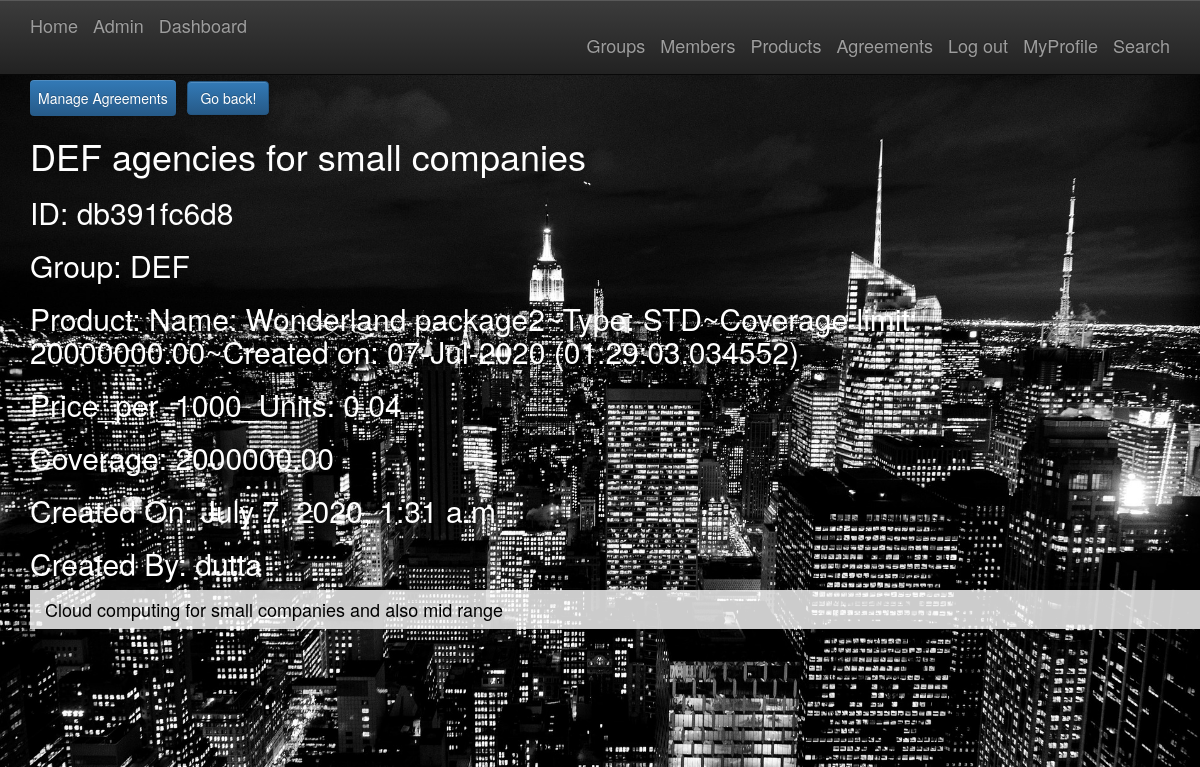
Screenshot of /agreements/posts/in/1594085302999/ (signed in) with the database file from the repository.
### agreements/models.py (models this page shows, shortened)
class Agreement(models.Model):
    agreementid = models.CharField(max_length=255, null=True, blank=True)
    name = models.CharField(max_length=255)
    slug = models.SlugField(allow_unicode=True)
    description = models.TextField(blank=True, default='')
    description_html = models.TextField(editable=False, default='', blank=True)
    agreement_date = models.DateTimeField(auto_now=True)
    creator = models.ForeignKey(User, on_delete=models.SET_NULL, null=True, blank=True)
    group = models.ForeignKey(Group, on_delete=models.SET_NULL, null=True, blank=True, related_name="group_set")
    product = models.ForeignKey(Product, on_delete=models.SET_NULL, null=True, blank=True, related_name="agreements_products_set")
    coverage = models.DecimalField(max_digits=10, decimal_places=2, default=0)
    price_per_1000_units = models.DecimalField(max_digits=4, decimal_places=2, default=0)
    class Meta:
        ordering = ["-agreement_date"]

### groups/models.py (models this page shows, shortened)
class Group(models.Model):
    groupid = models.CharField(max_length=255, null=True, blank=True)
    name = models.CharField(max_length=255)
    slug = models.SlugField(allow_unicode=True)
    description = models.TextField(blank=True, default='')
    description_html = models.TextField(editable=False, default='', blank=True)
    purpose = models.CharField(max_length=255, null=True, default='', blank=True)
    creator = models.ForeignKey(User, on_delete=models.SET_NULL, null=True, blank=True)
    group_date = models.DateTimeField(auto_now=True)
    def __str__(self):
        return self.name
    class Meta:
        ordering = ["-group_date"]
        unique_together = ("slug", "purpose", "group_date")

### products/models.py (models this page shows, shortened)
class Product(models.Model):
    productid = models.PositiveIntegerField()
    name = models.CharField(max_length=255)
    CHOOSE = 'Unknown Type'
    LIFE = 'LIFE'
    STD = 'STD'
    LTD = 'LTD'
    CI = 'CI'
    PRODUCT_CHOICES = (
        (CHOOSE, 'Unknown Type'),
        (LIFE, 'Life Insurance'),
        (STD, 'Short Term Disability'),
        (LTD, 'Long Term Disability'),
        (CI, 'Critical Illness'),
    )
    type = models.CharField(max_length=100,
                                      choices=PRODUCT_CHOICES,
                                      default=CHOOSE)
    slug = models.SlugField(allow_unicode=True)
    description = models.TextField(blank=True, default='')
    description_html = models.TextField(editable=False, default='', blank=True)
    coverage_limit = models.DecimalField(max_digits=10, decimal_places=2, default=0)
    price_per_1000_units = models.DecimalField(max_digits=4, decimal_places=2, default=0)
    creator = models.ForeignKey(User, on_delete=models.SET_NULL, null=True, blank=True)
    product_date = models.DateTimeField(auto_now=True)
    def __str__(self):
        return ("Name: "+self.name + "~" + "Type: "+self.type + "~" + "Coverage limit: "+ str(self.coverage_limit) + "~" + "Created on: "+self.product_date.strftime("%d-%b-%Y (%H:%M:%S.%f)"))
    class Meta:
        ordering = ["-product_date"]
        unique_together = ("name", "type", "product_date")

### agreements/views.py (the view)
# urls.py: url(r"^posts/in/(?P<pk>\d+)/$",views.SingleAgreement.as_view(),name="single"),
class SingleAgreement(LoginRequiredMixin, generic.DetailView):
    context_object_name = 'agreement_details'
    model = models.Agreement
    template_name = 'agreements/agreement_detail.html'

### agreements/templates/agreements/agreement_detail.html (shortened to what this page needs)
{% extends "agreements/agreement_base.html" %}
{% block pre_agreement %}
<div class="dropdown">
  <button class="dropbtn btn btn-primary btn-large">Manage Agreements</button>
</div>
<input type="button" class="btn btn-primary btn-large" value="Go back!" onclick="history.back()">
<h1>{{agreement_details.name}}</h1>
<h2>ID: {{agreement_details.agreementid}}</h2>
<h2>Group: {{agreement_details.group}}</h2>
<h2>Product: {{agreement_details.product}}</h2>
<h2>Price_per_1000_Units: {{agreement_details.price_per_1000_units}}</h2>
<h2>Coverage: {{agreement_details.coverage}}</h2>
<h2>Created On: {{agreement_details.agreement_date}}</h2>
<h2>Created By: {{agreement_details.creator}}</h2>
<div style="background-color: rgba(255, 255, 255, 0.8);" data-spy="scroll" data-target=".navbar">
  <div class="list-group-item-text container-fluid">
    <h4 style="color:black;">{{ agreement_details.description_html|safe }}</h4>
  </div>
</div>
{% endblock %}

### static/simplesocial/css/master.css (style rules this page uses)
body { margin: 0; overflow: scroll; background-color: black; color:white; }
html, body { background: #000; height: 100%; }
.dropbtn { color: white; padding: 8px; font-size: 14px; border: none; }
.dropdown { position: relative; display: inline-block; }

### rows the page displays
Agreement: name "DEF agencies for small companies", agreementid "db391fc6d8", group "DEF", product "Name: Wonderland package2~Type: STD~Coverage limit: 20000000.00~Created on: 07-Jul-2020 (01:29:03.034552)", price_per_1000_units "0.04", coverage "2000000.00", agreement_date "July 7, 2020, 1:31 a.m.", creator "dutta", description_html "Cloud computing for small companies and also mid range"
